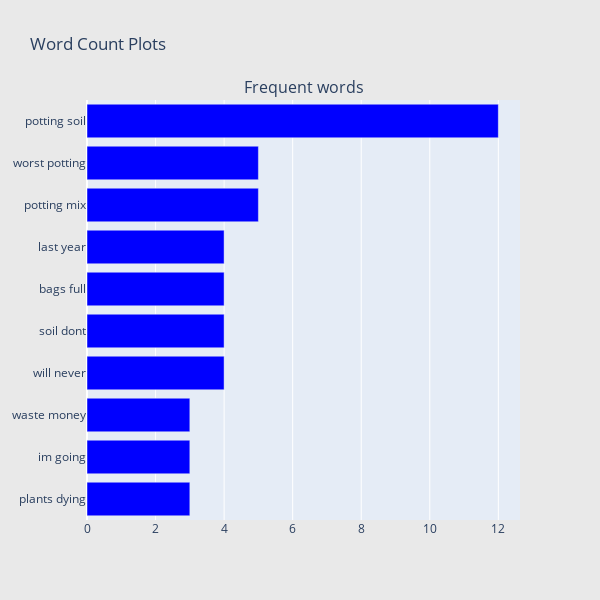

Source (notebook cell):
### Code cell
## Get the bar chart from 1 rated reviews ##
freq_dict = defaultdict(int)
for sent in df_1["review_lower"]:
    for word in generate_ngrams(sent,2):
        freq_dict[word] += 1
fd_sorted = pd.DataFrame(sorted(freq_dict.items(), key=lambda x: x[1])[::-1])
fd_sorted.columns = ["word", "wordcount"]
trace0 = horizontal_bar_chart(fd_sorted.head(10), 'blue')

# Creating two subplots
fig = tools.make_subplots(rows=1, cols=1, vertical_spacing=0.04,
                          subplot_titles=["Frequent words"])
fig.append_trace(trace0, 1, 1)
#fig.append_trace(trace1, 1, 2)
fig['layout'].update(height=600, width=600, paper_bgcolor='rgb(233,233,233)', title="Word Count Plots")
py.iplot(fig, filename='word-plots');

### Figure 1 — Plotly figure (JSON) as saved in the notebook; plotly's stock layout.template omitted (floating-point values rounded to 4 significant figures)
{"data": [{"marker": {"color": "blue"}, "orientation": "h", "showlegend": false, "type": "bar", "x": [3, 3, 3, 4, 4, 4, 4, 5, 5, 12], "xaxis": "x", "y": ["plants dying", "im going", "waste money", "will never", "soil dont", "bags full", "last year", "potting mix", "worst potting", "potting soil"], "yaxis": "y"}], "layout": {"annotations": [{"font": {"size": 16}, "showarrow": false, "text": "Frequent words", "x": 0.5, "xanchor": "center", "xref": "paper", "y": 1, "yanchor": "bottom", "yref": "paper"}], "height": 600, "paper_bgcolor": "rgb(233,233,233)", "title": {"text": "Word Count Plots"}, "width": 600, "xaxis": {"anchor": "y", "domain": [0, 1]}, "yaxis": {"anchor": "x", "domain": [0, 1]}}}
